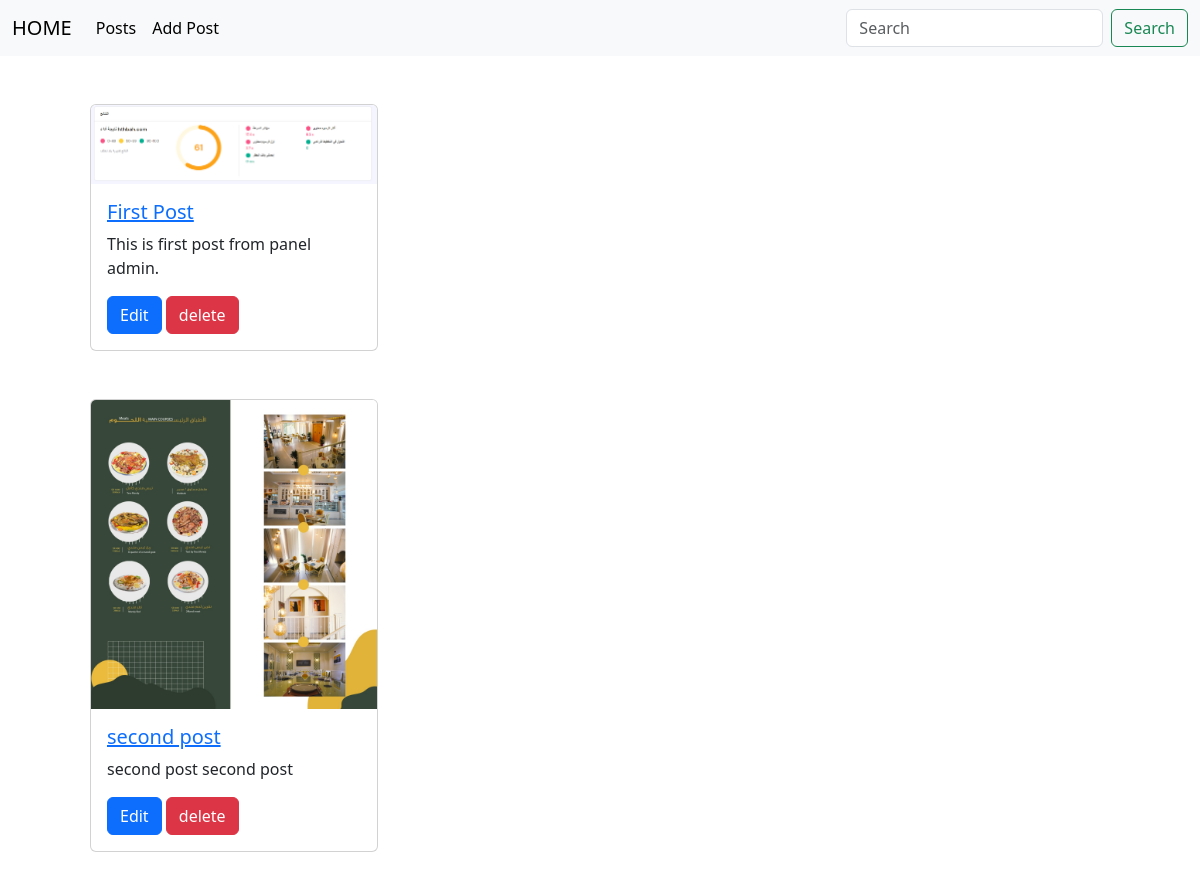
/, run on an earlier commit of the app's database.
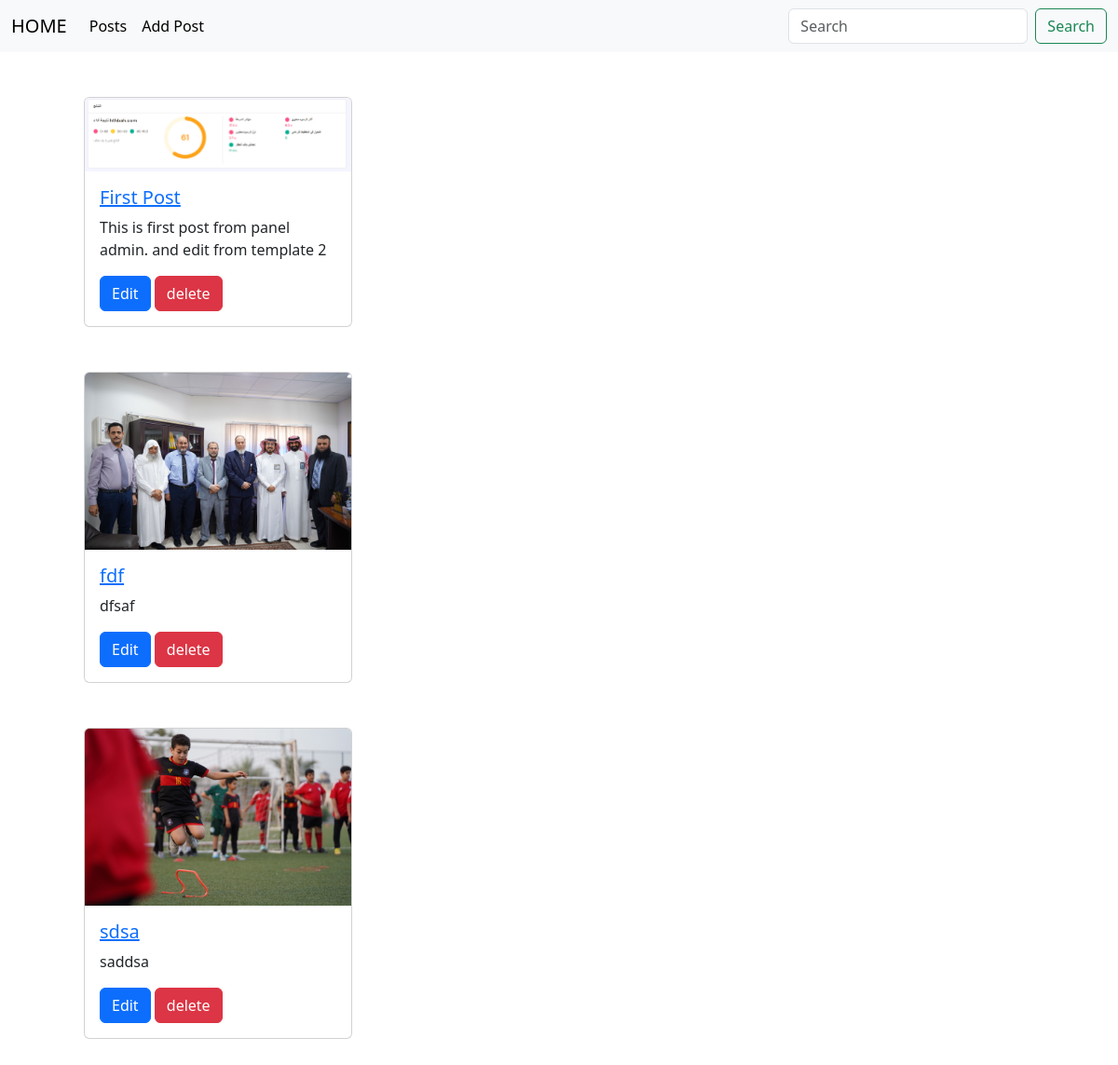
And on a later commit of the database.
### blog/models.py (models this page shows, shortened)
class Post(models.Model):
    title = models.CharField(max_length=100)
    content = models.TextField(max_length=10000)
    create_date = models.DateTimeField(default=timezone.now)
    draft = models.BooleanField(default=False)
    tags = TaggableManager()
    author = models.ForeignKey(User, on_delete=models.SET_NULL ,blank=True ,null=True ,related_name='post_user')
    image = models.ImageField(upload_to='posts')

### blog/views.py (the view)
# urls.py: path('', PostList.as_view(), name='posts' ),
class PostList(ListView):
    model = Post

### blog/templates/blog/post_list.html (shortened to what this page needs)
<!doctype html>
<html lang="en">
  <head>
    <link href="https://cdn.jsdelivr.net/npm/bootstrap@5.3.0/dist/css/bootstrap.min.css" rel="stylesheet">
  </head>
  <body>
    <nav class="navbar navbar-expand-lg bg-body-tertiary">
        <div class="container-fluid">
          <a class="navbar-brand" href="{% url 'posts' %}">HOME</a>
          <div class="collapse navbar-collapse" id="navbarSupportedContent">
            <ul class="navbar-nav me-auto mb-2 mb-lg-0">
              <li class="nav-item">
                <a class="nav-link active" aria-current="page" href="#">Posts</a>
              </li>
              <li class="nav-item">
                <a class="nav-link active" aria-current="page" href="{% url 'post_create' %}">Add Post</a>
              </li>
            </ul>
            <form class="d-flex" role="search">
              <input class="form-control me-2" type="search" placeholder="Search" aria-label="Search">
              <button class="btn btn-outline-success" type="submit">Search</button>
            </form>
          </div>
        </div>
      </nav>
    <div class="container">
        {% for post in post_list %}
        <div class="card m-5" style="width: 18rem;">
            <img src="{{ post.image.url }}" class="card-img-top">
            <div class="card-body">
              <h5 class="card-title"><a href="{% url 'post_detail' post.pk %}">{{ post.title }}</a></h5>
              <p class="card-text">{{ post.content }}</p>
              <a href="{% url 'post_update' post.pk %}" class="btn btn-primary">Edit</a>
              <a href="{% url 'post_delete' post.pk %}" class="btn btn-danger">delete</a>
            </div>
          </div>
          {% endfor %}
    </div>
  </body>
</html>

What changed in the data, as far as the page shows it:
removed Post: image (picture), title "second post", content "second post second post"
changed Post "First Post": content "This is first post from panel admin." → "This is first post from panel admin. and edit from template 2"
added Post: image (picture), title "fdf", content "dfsaf"
added Post: image (picture), title "sdsa", content "saddsa"
